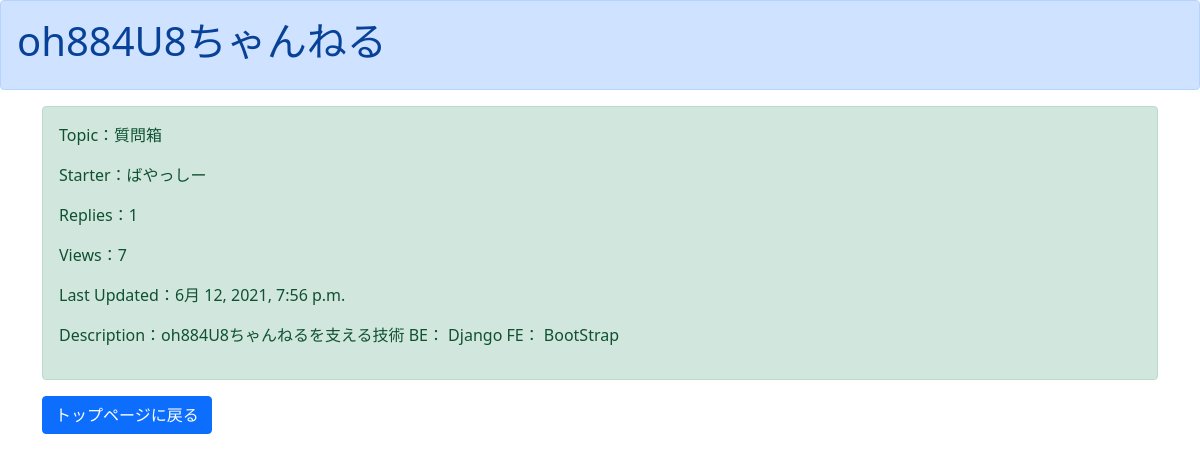
/detail/1, run on the app's committed database.
### boardapp/models.py (models this page shows, shortened)
class BoardModel(models.Model):
    topic = models.CharField(max_length=30)
    starter = models.CharField(max_length=10, default="名無し")
    replies = models.PositiveIntegerField(default=0)
    views = models.PositiveIntegerField(default=0)
    last_updated = models.DateTimeField(default=timezone.now)
    description = models.TextField()

### boardapp/views.py (the view)
# urls.py: path('detail/<int:pk>', detailfunc, name='detail'),
def detailfunc(request, pk):
    object = get_object_or_404(BoardModel, pk=pk)
    object.views += 1
    object.save()
    return render(request, 'detail.html', {'object':object})

### templates/detail.html
{% extends 'base.html' %}
{% block header %}
<div class="alert alert-primary" role="alert">
  <h1>oh884U8ちゃんねる<h1>
</div>
{% endblock header %}
{% block content %}
<div class="container">
  <div class="alert alert-success" role="alert">
    <p>Topic：{{ object.topic }}</p>
    <p>Starter：{{ object.starter }}</p>
    <p>Replies：{{ object.replies }}</p>
    <p>Views：{{ object.views }}</p>
    <p>Last Updated：{{ object.last_updated }}</p>
    <p>Description：{{ object.description }}</p>
  </div>
  <a href="{% url 'list' %}" class="btn btn-primary" tabindex="-1" role="button" aria-disabled="true">トップページに戻る</a>
</div>
{% endblock content %}

### data on the page
BoardModel: topic "質問箱", starter "ばやっしー", replies "1", views "7", last_updated "6月 12, 2021, 7:56 p.m.", description "oh884U8ちゃんねるを支える技術 BE： Django FE： BootStrap"
